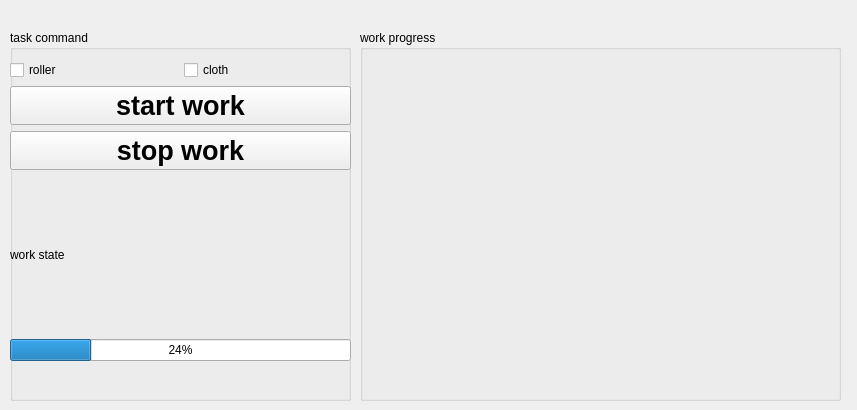
<?xml version="1.0" encoding="UTF-8"?>
<ui version="4.0">
 <class>examples_widget</class>
 <widget class="QWidget" name="examples_widget">
  <property name="geometry">
   <rect>
    <x>0</x>
    <y>0</y>
    <width>857</width>
    <height>410</height>
   </rect>
  </property>
  <property name="windowTitle">
   <string>RQT Example</string>
  </property>
  <widget class="QGroupBox" name="group_box_ur">
   <property name="geometry">
    <rect>
     <x>360</x>
     <y>30</y>
     <width>481</width>
     <height>371</height>
    </rect>
   </property>
   <property name="title">
    <string>work progress</string>
   </property>
   <widget class="QWidget" name="board_widget" native="true">
    <property name="geometry">
     <rect>
      <x>40</x>
      <y>60</y>
      <width>391</width>
      <height>171</height>
     </rect>
    </property>
   </widget>
  </widget>
  <widget class="QGroupBox" name="group_box_ul">
   <property name="geometry">
    <rect>
     <x>10</x>
     <y>30</y>
     <width>341</width>
     <height>371</height>
    </rect>
   </property>
   <property name="title">
    <string>task command</string>
   </property>
   <widget class="QWidget" name="grid_layout_widget">
    <property name="geometry">
     <rect>
      <x>0</x>
      <y>30</y>
      <width>341</width>
      <height>301</height>
     </rect>
    </property>
    <layout class="QGridLayout" name="grid_layout">
     <item row="0" column="0">
      <layout class="QHBoxLayout" name="horizontalLayout">
       <item>
        <widget class="QCheckBox" name="checkBox_roller">
         <property name="text">
          <string>roller</string>
         </property>
        </widget>
       </item>
       <item>
        <widget class="QCheckBox" name="checkBox_cloth">
         <property name="text">
          <string>cloth</string>
         </property>
        </widget>
       </item>
      </layout>
     </item>
     <item row="3" column="0">
      <widget class="QPushButton" name="push_button_start">
       <property name="font">
        <font>
         <pointsize>20</pointsize>
         <weight>75</weight>
         <bold>true</bold>
        </font>
       </property>
       <property name="text">
        <string>start work</string>
       </property>
      </widget>
     </item>
     <item row="5" column="0">
      <widget class="QLabel" name="label_state">
       <property name="text">
        <string>work state</string>
       </property>
      </widget>
     </item>
     <item row="4" column="0">
      <widget class="QPushButton" name="push_button_estop">
       <property name="font">
        <font>
         <pointsize>20</pointsize>
         <weight>75</weight>
         <bold>true</bold>
        </font>
       </property>
       <property name="text">
        <string>stop work</string>
       </property>
      </widget>
     </item>
     <item row="6" column="0">
      <widget class="QProgressBar" name="progressBar">
       <property name="value">
        <number>24</number>
       </property>
      </widget>
     </item>
    </layout>
   </widget>
  </widget>
 </widget>
 <resources/>
 <connections/>
</ui>
